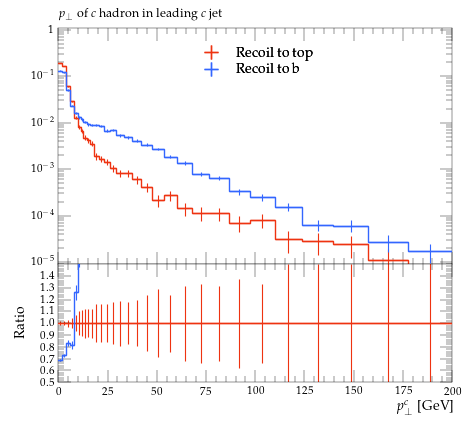

This figure's Python source:
#! /usr/bin/env python

# This Python script was auto-generated using YODA v2.0.2.
# Analysis object: /MC_HFJETS/ptCHadrLead
# Timestamp: 30-07-2026 (13:09:52)

import matplotlib as mpl
import matplotlib.pyplot as plt
mpl.use('Agg') # comment out for interactive use
import os
import numpy as np

plotDir = os.path.split(os.path.realpath(__file__))[0]
if 'YODA_USER_PLOT_PATH' in globals():
    plot_outdir = globals()['YODA_USER_PLOT_PATH']
else:
    plot_outdir = plotDir

#plot style
plt.style.use(os.path.join(plotDir, '../default.mplstyle'))
# plot metadata
figW, figH = plt.rcParams['figure.figsize']
ax_xLabel = r'$p_\perp^c$ [GeV]'
ax_yLabel = r''
ax_title  = r'$p_\perp$ of $c$ hadron in leading $c$ jet'
ax_xScale = 'linear'
ax_yScale = 'log'
xLims = (0.0, 200.0)
yLims = (9e-06, 1.1)

# TeX-friendly labels for the legend
labels = {
    'legend' : ([ r"Recoil to top", r"Recoil to b" ], r""),
}

# Adjust canvas width and height
canvasW = 10.0
canvasH = 9.0
figW *= canvasW/10.
figH *= canvasH/9.

# Create figure and axis objects
fig, (ax, ratio0_ax) = plt.subplots(2, 1, sharex=True,
                  figsize=(figW,figH), gridspec_kw={'height_ratios': (6.0, 3.0)})

# Set figure margins
plt.subplots_adjust(
    left   = 1.0 * plt.rcParams['figure.subplot.left'],
    right  = 1.0 * plt.rcParams['figure.subplot.right'],
    top    = 1.0 * plt.rcParams['figure.subplot.top'],
    bottom = 1.0 * plt.rcParams['figure.subplot.bottom'])

ratio0_ax.yaxis.set_major_locator(mpl.ticker.MultipleLocator(0.1))
ratio0_ax.set_ylim(0.5, 1.4999)
ratio0_ax.set_ylabel('Ratio')

# the numerical data is stored in a separate file
dataf = dict()
prefix = os.path.split(__file__)[0]
if prefix:    prefix = prefix + '/'
exec(open(prefix+'ptCHadrLead__data.py').read(), dataf)


legend_handles = dict() # keep track of handles for the legend

# style options for curves
# starts at zorder>=5 to draw curve on top of legend
styles = {
  'recoil_t': {
    'color' : '#EE3311',
    'linestyle' : '-',
    'linewidth' : 1,
    'marker' : 'none',
    'markersize' : 2,
    'capsize' : 0.0,
    'zorder' : 5,
    'histstyle' : 1,
    'drawstyle' : 'steps-pre',
    'xerrorbars' : 1,
    'yerrorbars' : 1,
    'fillcolor' : None,
    'fillopacity' : 1.0,
    'ratio0_linestyle' : '-',
    'ratio0_linewidth' : 1,
    'ratio0_marker' : 'none',
    'ratio0_markersize' : 2,
    'ratio0_capsize' : 0.0,
    'ratio0_zorder' : 5,
    'ratio0_histstyle' : 1,
    'ratio0_drawstyle' : 'steps-pre',
    'ratio0_xerrorbars' : 1,
    'ratio0_yerrorbars' : 1,
  },
  'recoil_b': {
    'color' : '#3366FF',
    'linestyle' : '-',
    'linewidth' : 1,
    'marker' : 'none',
    'markersize' : 2,
    'capsize' : 0.0,
    'zorder' : 6,
    'histstyle' : 1,
    'drawstyle' : 'steps-pre',
    'xerrorbars' : 1,
    'yerrorbars' : 1,
    'fillcolor' : None,
    'fillopacity' : 1.0,
    'ratio0_linestyle' : '-',
    'ratio0_linewidth' : 1,
    'ratio0_marker' : 'none',
    'ratio0_markersize' : 2,
    'ratio0_capsize' : 0.0,
    'ratio0_zorder' : 6,
    'ratio0_histstyle' : 1,
    'ratio0_drawstyle' : 'steps-pre',
    'ratio0_xerrorbars' : 1,
    'ratio0_yerrorbars' : 1,
  },
}

# curve from input yoda files in main panel
for label, yvals in dataf['yvals'].items():
    if all(np.isnan(v) for v in dataf['yvals'][label]):
        continue
    tmp = None
    if styles[label]['histstyle']: # draw as histogram
        xpos = dataf['xedges'][label] if styles[label]['drawstyle'] else dataf['xpoints'][label]
        ypos = np.insert(yvals, 0, yvals[0]) if styles[label]['drawstyle'] else yvals
        if styles[label]['fillcolor']: # fill area below curve
            ax.fill_between(xpos, ypos, step='pre',
                            color=styles[label]['fillcolor'],
                            alpha=styles[label]['fillopacity'])
        tmp, = ax.plot(xpos, ypos,
                       color=styles[label]['color'],
                       linestyle=styles[label]['linestyle'],
                       linewidth=styles[label]['linewidth'],
                       drawstyle=styles[label]['drawstyle'], solid_joinstyle='miter',
                       zorder=styles[label]['zorder'], label=label)
    tmp = ax.errorbar(dataf['xpoints'][label], yvals,
                      xerr=np.array(dataf['xerrs'][label])*styles[label]['xerrorbars'],
                      yerr=np.array(dataf['yerrs'][label])*styles[label]['yerrorbars'],
                      fmt=styles[label]['marker'], capsize=styles[label]['capsize'],
                      markersize=styles[label]['markersize'],
                      ecolor=styles[label]['color'],
                      color=styles[label]['color'], zorder=styles[label]['zorder'])
    tmp[-1][0].set_linestyle(styles[label]['linestyle'])
    tmp[-1][0].set_linewidth(styles[label]['linewidth'])
    if label in dataf['add_legend_handle']:  legend_handles[label] = tmp
    for varLabel in dataf['variation_yvals'].keys():
        if varLabel.startswith(label):
            tmp, = ax.plot(dataf['xedges'][label], dataf['variation_yvals'][varLabel],
                           color=styles[label]['color'],
                           linestyle=styles[label]['linestyle'],
                           linewidth=styles[label]['linewidth'],
                           drawstyle='steps-pre', solid_joinstyle='miter',
                           zorder=styles[label]['zorder'], alpha=0.5)


# plots on ratio panel
# curve from input yoda files in ratio panel
for label, yvals in dataf['ratio0_yvals'].items():
    if all(np.isnan(v) for v in yvals):
        continue
    if styles[label]['ratio0_histstyle']: # plot as histogram
        xpos = dataf['xedges']['recoil_t'] if styles[label]['ratio0_drawstyle'] else dataf['xpoints']['recoil_t']
        ypos = np.insert(yvals, 0, yvals[0]) if styles[label]['ratio0_drawstyle'] else yvals
        ratio0_ax.plot(xpos, ypos,
                       color=styles[label]['color'],
                       linewidth=styles[label]['linewidth'],
                       linestyle=styles[label]['ratio0_linestyle'],
                       drawstyle=styles[label]['ratio0_drawstyle'], zorder=styles[label]['zorder'],
                       solid_joinstyle='miter')
    tmp = ratio0_ax.errorbar(dataf['xpoints']['recoil_t'], yvals,
                             xerr=np.array(dataf['ref_xerrs'])*styles[label]['ratio0_xerrorbars'],
                             yerr=np.array(dataf['ratio0_yerrs'][label])*styles[label]['ratio0_yerrorbars'],
                             fmt=styles[label]['ratio0_marker'], capsize=styles[label]['ratio0_capsize'],
                             markersize=styles[label]['ratio0_markersize'],
                             ecolor=styles[label]['color'],
                             color=styles[label]['color'])
    tmp[-1][0].set_linestyle(styles[label]['ratio0_linestyle'])
    tmp[-1][0].set_linewidth(styles[label]['ratio0_linewidth'])

    for varlabel in dataf['ratio0_variation_vals'].keys():
        if varlabel.startswith(label):
            ratio0_ax.plot(dataf['xedges']['recoil_t'],
                            dataf['ratio0_variation_vals'][varlabel],
                            color=styles[label]['color'],
                            linestyle=styles[label]['linestyle'],
                            linewidth=styles[label]['linewidth'],
                            drawstyle='steps-pre', solid_joinstyle='miter',
                            zorder=1, alpha=0.5)

legend_items = list(legend_handles.values())
ax.add_artist(ax.legend(legend_items,
                        labels['legend'][0],
                        title=labels['legend'][1],
                        alignment='left',
                        loc='upper center',
                        bbox_to_anchor=(0.5, 0.97)))

# set plot metadata as defined above
ratio0_ax.set_xlabel(ax_xLabel)
ratio0_ax.xaxis.set_label_coords(1., -0.15)
ax.set_ylabel(ax_yLabel, ha='right', va='top')
ax.yaxis.set_label_coords(-0.11, 1.0)
ax.set_title(ax_title, loc='left')
ax.set_xscale(ax_xScale)
ax.set_yscale(ax_yScale)
ax.set_xlim(xLims)
ax.set_ylim(yLims)

# tick formatting
plt.rcParams['xtick.top'] = True
plt.rcParams['ytick.right'] = True
ax.yaxis.set_major_locator(mpl.ticker.LogLocator(base=10.0, numticks=np.inf))
ax.yaxis.set_minor_locator(mpl.ticker.LogLocator(
                           base=10.0, subs=np.arange(0.1, 1, 0.1), numticks=np.inf))
fig.align_ylabels((ax, ratio0_ax))
plt.savefig(os.path.join(plot_outdir, 'ptCHadrLead.pdf'), format='PDF')
plt.savefig(os.path.join(plot_outdir, 'ptCHadrLead.png'), format='PNG')

plt.close(fig)
